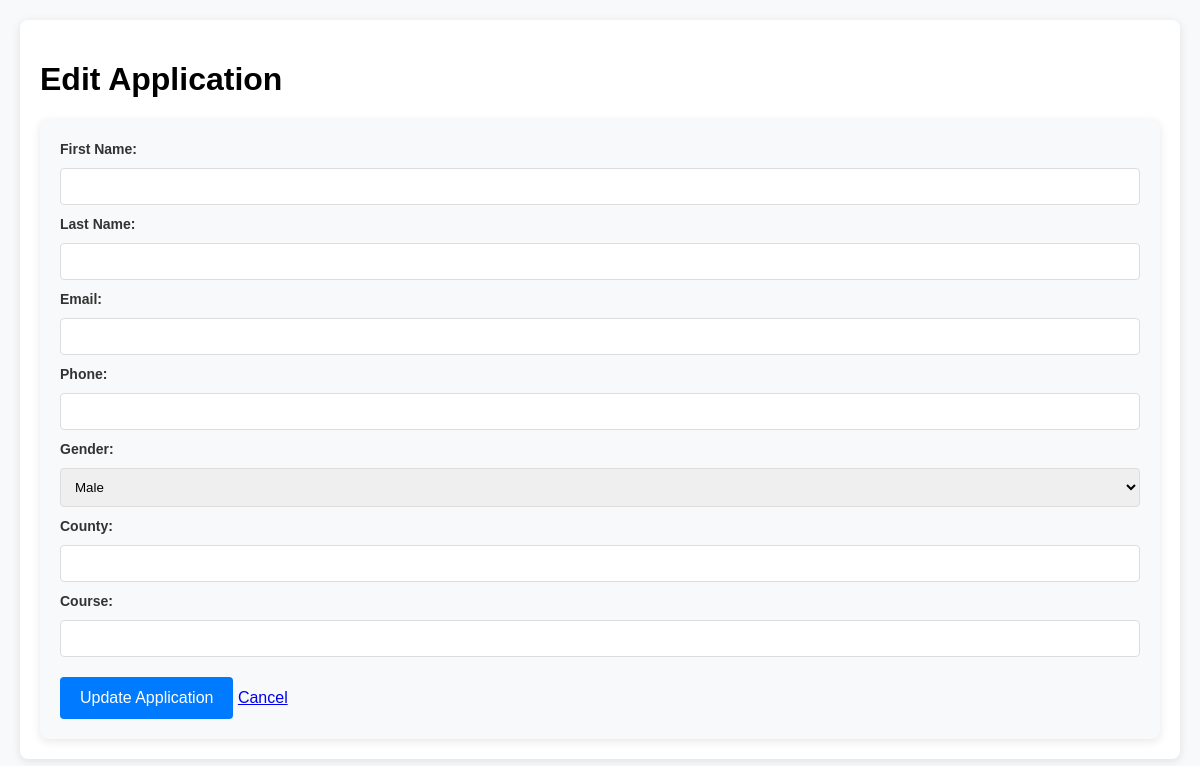
Page /admin/edit_application/10 on the earlier database version.
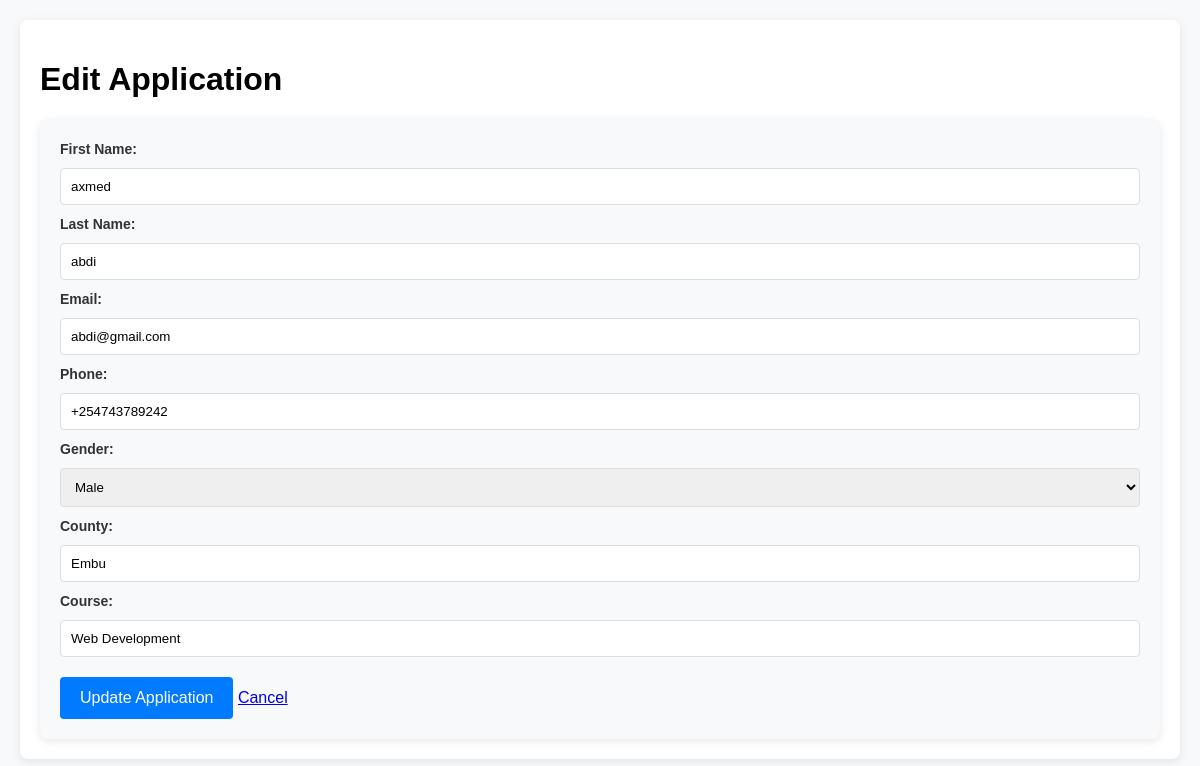
Same page on the later database version.
### tables this page shows
CREATE TABLE applications (
                    id INTEGER PRIMARY KEY AUTOINCREMENT,
                    first_name TEXT NOT NULL,
                    last_name TEXT NOT NULL,
                    email TEXT NOT NULL,
                    phone TEXT NOT NULL,
                    gender TEXT NOT NULL,
                    county TEXT NOT NULL,
                    course TEXT NOT NULL
                );

### app.py (the view, shortened to what this page needs)
@app.route('/admin/edit_application/<int:id>', methods=['GET', 'POST'])
def edit_application(id):
    conn = get_db_connection()
    application = conn.execute('SELECT * FROM applications WHERE id = ?', (id,)).fetchone()
    conn.close()
    return render_template('edit_application.html', application=application)

### app.py (called while the page is built)
def get_db_connection():
    conn = sqlite3.connect('database.db')
    conn.row_factory = sqlite3.Row
    return conn

### templates/edit_application.html (shortened to what this page needs)
<!DOCTYPE html>
<html lang="en">
<head>
    <link rel="stylesheet" href="{{ url_for('static', filename='css/admin.css') }}">
</head>
<body>
    <div class="container">
        <h1>Edit Application</h1>
        <form method="POST">
            <div class="form-group">
                <label for="first-name">First Name:</label>
                <input type="text" id="first-name" name="first-name" value="{{ application.first_name }}" required>
            </div>
            <div class="form-group">
                <label for="last-name">Last Name:</label>
                <input type="text" id="last-name" name="last-name" value="{{ application.last_name }}" required>
            </div>
            <div class="form-group">
                <label for="email">Email:</label>
                <input type="email" id="email" name="email" value="{{ application.email }}" required>
            </div>
            <div class="form-group">
                <label for="phone">Phone:</label>
                <input type="text" id="phone" name="phone" value="{{ application.phone }}" required>
            </div>
            <div class="form-group">
                <label for="gender">Gender:</label>
                <select id="gender" name="gender" required>
                    <option value="Male" {% if application.gender == 'Male' %}selected{% endif %}>Male</option>
                </select>
            </div>
            <div class="form-group">
                <label for="county">County:</label>
                <input type="text" id="county" name="county" value="{{ application.county }}" required>
            </div>
            <div class="form-group">
                <label for="course">Course:</label>
                <input type="text" id="course" name="course" value="{{ application.course }}" required>
            </div>
            <button type="submit" class="btn btn-primary">Update Application</button>
            <a href="{{ url_for('view_applications') }}" class="btn btn-secondary">Cancel</a>
        </form>
    </div>
</body>
</html>

Differences in the rows shown:
added applications: first-name "axmed", last-name "abdi", email "abdi@gmail.com", phone "+254743789242", county "Embu", course "Web Development"
